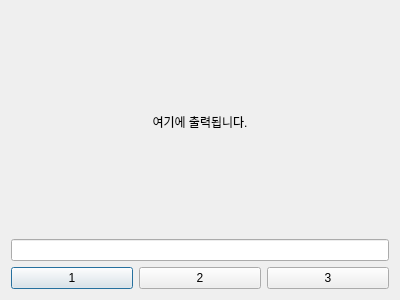
<?xml version="1.0" encoding="UTF-8"?>
<ui version="4.0">
 <class>Dialog</class>
 <widget class="QDialog" name="Dialog">
  <property name="geometry">
   <rect>
    <x>0</x>
    <y>0</y>
    <width>400</width>
    <height>300</height>
   </rect>
  </property>
  <property name="windowTitle">
   <string>Dialog</string>
  </property>
  <layout class="QVBoxLayout" name="verticalLayout">
   <item>
    <widget class="QLabel" name="label">
     <property name="minimumSize">
      <size>
       <width>0</width>
       <height>200</height>
      </size>
     </property>
     <property name="text">
      <string>여기에 출력됩니다.</string>
     </property>
     <property name="alignment">
      <set>Qt::AlignCenter</set>
     </property>
    </widget>
   </item>
   <item>
    <widget class="QLineEdit" name="lineEdit"/>
   </item>
   <item>
    <layout class="QHBoxLayout" name="horizontalLayout">
     <item>
      <widget class="QPushButton" name="pushButton">
       <property name="text">
        <string>1</string>
       </property>
      </widget>
     </item>
     <item>
      <widget class="QPushButton" name="pushButton_2">
       <property name="text">
        <string>2</string>
       </property>
      </widget>
     </item>
     <item>
      <widget class="QPushButton" name="pushButton_3">
       <property name="text">
        <string>3</string>
       </property>
      </widget>
     </item>
    </layout>
   </item>
  </layout>
 </widget>
 <resources/>
 <connections>
  <connection>
   <sender>pushButton</sender>
   <signal>clicked()</signal>
   <receiver>Dialog</receiver>
   <slot>slot_1st()</slot>
   <hints>
    <hint type="sourcelabel">
     <x>93</x>
     <y>258</y>
    </hint>
    <hint type="destinationlabel">
     <x>93</x>
     <y>300</y>
    </hint>
   </hints>
   # 
  </connection>
  <connection>
   <sender>pushButton_2</sender>
   <signal>clicked()</signal>
   <receiver>Dialog</receiver>
   <slot>slot_2nd()</slot>
   <hints>
    <hint type="sourcelabel">
     <x>205</x>
     <y>260</y>
    </hint>
    <hint type="destinationlabel">
     <x>207</x>
     <y>291</y>
    </hint>
   </hints>
  </connection>
  <connection>
   <sender>pushButton_3</sender>
   <signal>clicked()</signal>
   <receiver>Dialog</receiver>
   <slot>slot_3rd()</slot>
   <hints>
    <hint type="sourcelabel">
     <x>336</x>
     <y>266</y>
    </hint>
    <hint type="destinationlabel">
     <x>337</x>
     <y>288</y>
    </hint>
   </hints>
  </connection>
  <connection>
   <sender>lineEdit</sender>
   <signal>textChanged(QString)</signal>
   <receiver>label</receiver>
   <slot>setText(QString)</slot>
   <hints>
    <hint type="sourcelabel">
     <x>148</x>
     <y>221</y>
    </hint>
    <hint type="destinationlabel">
     <x>203</x>
     <y>141</y>
    </hint>
   </hints>
  </connection>
 </connections>
 <slots>
  <slot>slot_1st()</slot>
  <slot>slot_2nd()</slot>
  <slot>slot_3rd()</slot>
 </slots>
</ui>
